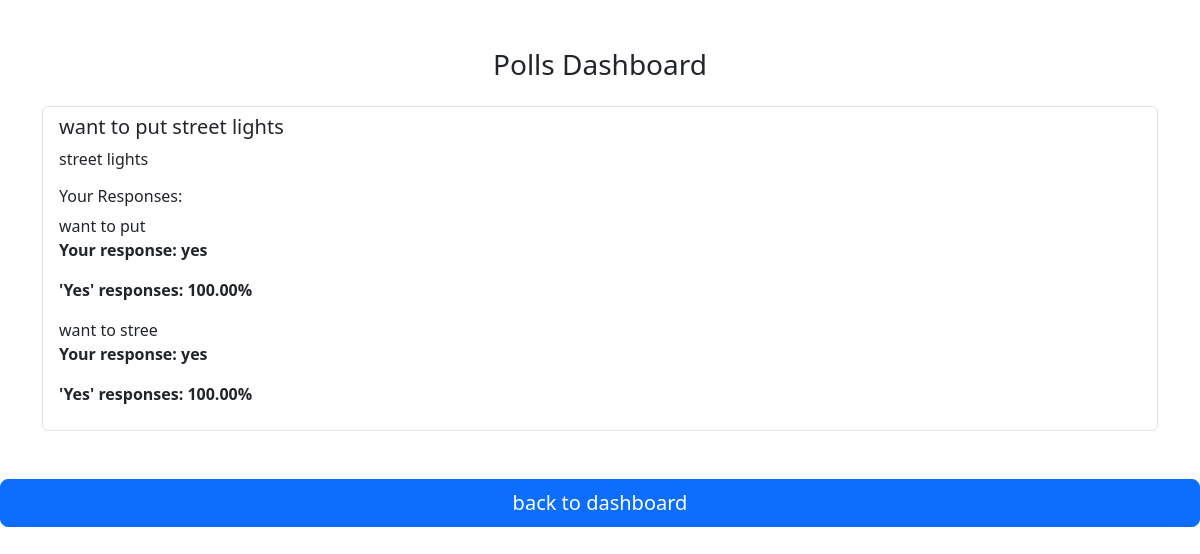
Page /user_view_polls.php (signed in) on the committed database.
### tables this page shows
CREATE TABLE `polls` (
  `poll_id` int(11) NOT NULL,
  `poll_title` varchar(255) NOT NULL,
  `poll_description` text NOT NULL,
  `created_at` timestamp NOT NULL DEFAULT current_timestamp()
);

CREATE TABLE `poll_questions` (
  `question_id` int(11) NOT NULL,
  `poll_id` int(11) NOT NULL,
  `question_text` text NOT NULL
);

CREATE TABLE `poll_responses` (
  `response_id` int(11) NOT NULL,
  `user_id` int(11) NOT NULL,
  `poll_id` int(11) NOT NULL,
  `response` text NOT NULL,
  `question_id` int(11) NOT NULL
);

### user_view_polls.php (the view, shortened to what this page needs)
<?php
include 'db_connection.php';
$user_id = $_SESSION['user_id'];
$query = "SELECT * FROM polls";
$result = mysqli_query($conn, $query);
?>
<!DOCTYPE html>
<html lang="en">
<head>
    <link href="https://cdn.jsdelivr.net/npm/bootstrap@5.3.0-alpha1/dist/css/bootstrap.min.css" rel="stylesheet">
</head>
<body>
<div class="container mt-5">
    <h3 class="text-center mb-4">Polls Dashboard</h3>
    <div class="list-group">
        <?php while ($row = mysqli_fetch_assoc($result)) { ?>
            <div class="list-group-item">
                <h5><?php echo htmlspecialchars($row['poll_title']); ?></h5>
                <p><?php echo nl2br(htmlspecialchars($row['poll_description'])); ?></p>
                <?php
                $poll_id = $row['poll_id'];
                $check_submission_query = "SELECT * FROM poll_responses WHERE user_id = $user_id AND poll_id = $poll_id";
                $check_submission_result = mysqli_query($conn, $check_submission_query);
                if (mysqli_num_rows($check_submission_result) > 0) {
                    echo "<h6>Your Responses:</h6>";
                    $questions_query = "SELECT * FROM poll_questions WHERE poll_id = $poll_id";
                    $questions_result = mysqli_query($conn, $questions_query);
                    if ($questions_result && mysqli_num_rows($questions_result) > 0) {
                        while ($question = mysqli_fetch_assoc($questions_result)) {
                            echo "<div class='mb-3'>";
                            echo "<label>" . htmlspecialchars($question['question_text']) . "</label>";
                            $response_query = "SELECT response FROM poll_responses WHERE user_id = $user_id AND poll_id = $poll_id AND question_id = " . $question['question_id'];
                            $response_result = mysqli_query($conn, $response_query);
                            $response = mysqli_fetch_assoc($response_result)['response'];
                            echo "<p><strong>Your response: " . htmlspecialchars($response) . "</strong></p>";
                            $yes_count_query = "SELECT COUNT(*) as yes_count FROM poll_responses WHERE question_id = " . $question['question_id'] . " AND response = 'yes'";
                            $yes_count_result = mysqli_query($conn, $yes_count_query);
                            $yes_count = mysqli_fetch_assoc($yes_count_result)['yes_count'];
                            $total_count_query = "SELECT COUNT(*) as total_count FROM poll_responses WHERE question_id = " . $question['question_id'];
                            $total_count_result = mysqli_query($conn, $total_count_query);
                            $total_count = mysqli_fetch_assoc($total_count_result)['total_count'];
                            if ($total_count > 0) {
                                $yes_percentage = ($yes_count / $total_count) * 100;
                            } else {
                                $yes_percentage = 0;
                            }
                            echo "<p><strong>'Yes' responses: " . number_format($yes_percentage, 2) . "%</strong></p>";
                            echo "</div>";
                        }
                    } else {
                        echo "<p>No questions available for this poll.</p>";
                    }
                }
                ?>
            </div>
        <?php } ?>
    </div>
</div>
<br>
<br>
<div class="d-grid">
    <a href="dashboard.php" class="btn btn-primary btn-lg">back to dashboard </a>
</div>
</body>
</html>

### rows in the picture
polls: poll_title "want to put street lights", poll_description "street lights"
poll_questions: question_text "want to put", poll_responses.response "yes", yes_percentage "100.00"
poll_questions: question_text "want to stree", poll_responses.response "yes", yes_percentage "100.00"
